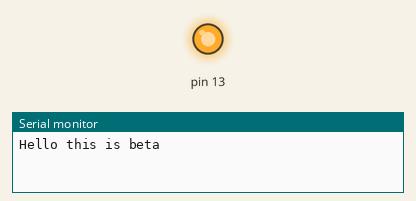
This program was run on a simulated Arduino Uno, built with avr-gcc and run on an emulated ATmega328P. Parts: output pins drawn as LEDs (lit = HIGH), the last lines printed to the serial monitor.

Above: at 3.7 s.
At 11.2 s:
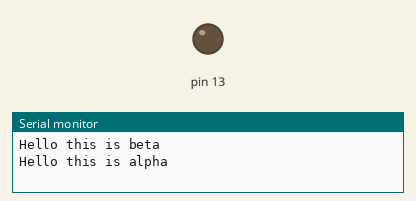
Timing chart, 0 to 19.5 s (numbered marks = the images above):
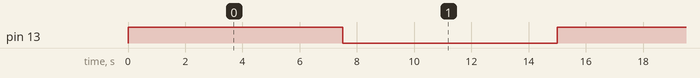

The program:

main.cpp
```cpp
#include <Arduino.h>
#include <SPI.h>
#include <Arduino_FreeRTOS.h>


  void alpha();
  void beta();

void setup() {

  Serial.begin(9600);
  pinMode(13, OUTPUT);
  xTaskCreate(alpha,"this is alpha function", 128, NULL, 1, NULL);
  Serial.begin(9600);
  xTaskCreate(beta,"this is beta function", 128, NULL, 2, NULL);
  vTaskStartScheduler();

  // put your setup code here, to run once:
}

void loop() {
  // put your main code here, to run repeatedly:
}

void alpha()
{
  for (;;)

  {
    digitalWrite(13, HIGH);
    vTaskDelay(500);
    digitalWrite(13, LOW);
    Serial.println("Hello this is alpha");
    vTaskDelay(500);

  }
}

void beta()

{
  for (;;)

  {
    Serial.println("Hello this is beta");
    vTaskDelay(1000);
  }
}
```

Measured:
- by itself, pin 13: alternates HIGH for 7.5 s and LOW for 7.5 s
